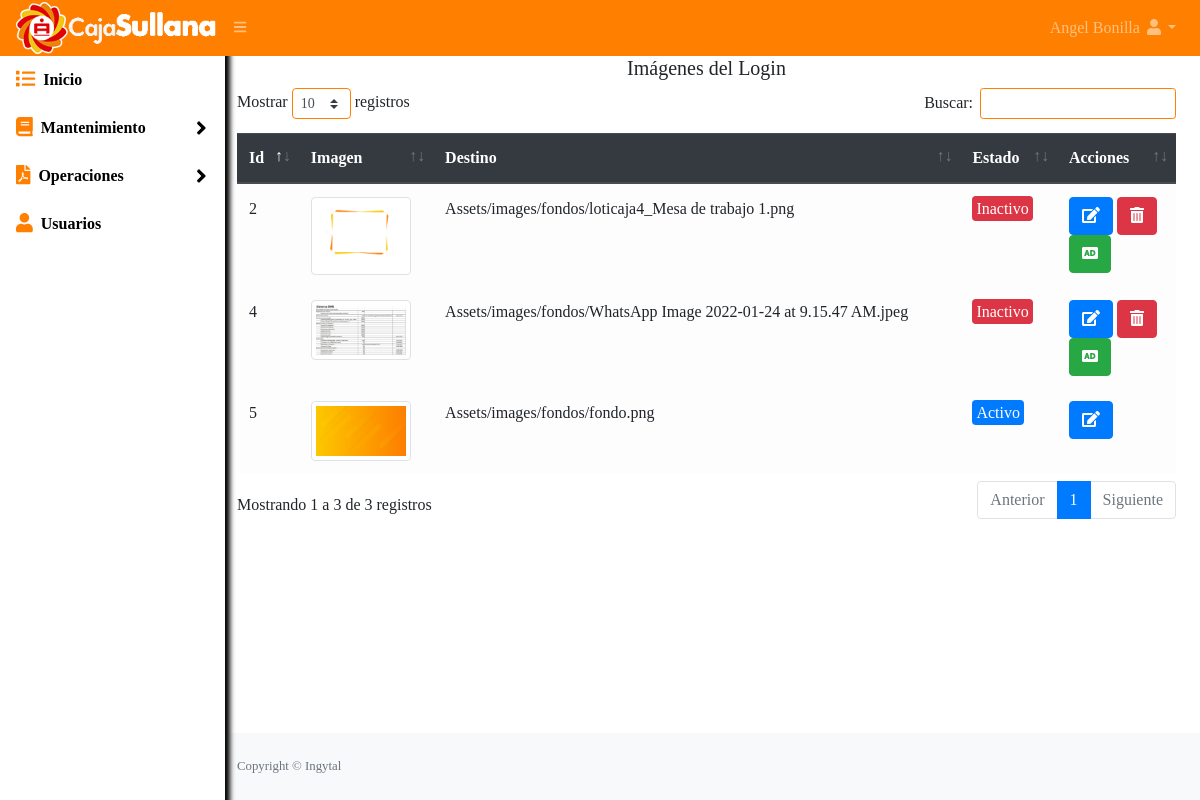
Page /fondos/listar (signed in) on the committed database.
### tables this page shows
CREATE TABLE `fondo` (
  `id` int(11) NOT NULL,
  `img` varchar(100) NOT NULL,
  `destino` varchar(300) NOT NULL,
  `estado` varchar(2) NOT NULL
);

### Libraries/Core/Views.php (called while the page is built)
<?php
class Views{
    function getView($controller, $view, $data="", $alert="", $config = "", $cliente = "")
    {
        $controller = get_class($controller);
        if ($controller == "Home") {
            $view = "Views/".$view.".php";
        }else{
            $view = "Views/" . $controller . "/" . $view . ".php";
        }
        require_once($view);
    }
}
?>

### Controller/Fondos.php (called while the page is built, shortened)
<?php
class Fondos extends Controllers
{
    public function listar()
    {
        $data = $this->model->selectFondos();
        $this->views->getView($this, "listar", $data);
    }
}

### index.php (called while the page is built, shortened)
<?php
require_once("Helpers/Helpers.php");
require_once("Libraries/Core/Load.php");
?>

### Libraries/Core/Mysql.php (called while the page is built, shortened)
<?php
class Mysql extends Conexion{
    private $conexion;
    function __construct()
    {
        $this->conexion = new Conexion();
        $this->conexion = $this->conexion->conect();
    }
    public function select_all(string $query){
        $this->strquery = $query;
        $result = $this->conexion->prepare($this->strquery);
        $result->execute();
        $data = $result->fetchall(PDO::FETCH_ASSOC);
        return $data;
    }
}
?>

### Libraries/Core/Conexion.php (called while the page is built)
<?php
class Conexion{
    private $conect;
    public function __construct()
    {
      $conexion = "mysql:host=".HOST.";dbname=".BD.";.CHARSET.";
      try {
          $this->conect = new PDO($conexion, DB_USER, PASS);
          $this->conect->setAttribute(PDO::ATTR_ERRMODE, PDO::ERRMODE_EXCEPTION,);
      } catch (PDOException $e) {
          $this->conect = "Error en la conexion";
          echo "Error: " . $e->getMessage();
      }
    }
    public function conect()
    {
        return $this->conect;
    }
}
?>

### Models/FondosModel.php (called while the page is built, shortened)
<?php
class FondosModel extends Mysql
{
    public function selectFondos()
    {
        $sql = "SELECT * FROM fondo";
        $res = $this->select_all($sql);
        return $res;
    }
}

### Helpers/Helpers.php (called while the page is built, shortened)
<?php
function base_url()
{
    return BASE_URL;
}
?>

### Views/fondos/listar.php (the view, shortened to what this page needs)
<div id="layoutSidenav_content">
  <main>
    <div class="container-fluid">
      <h5 class="text-center">Imágenes del Login</h5>
      <div class="row">
        <div class="col-lg-12">
          <div class="table-responsive">
            <table class="table table-light mt-4" id="table">
              <thead class="thead-dark">
                <tr>
                  <th>Id</th>
                  <th>Imagen</th>
                  <th>Destino</th>
                  <th>Estado</th>
                  <th>Acciones</th>
                </tr>
              </thead>
              <tbody>
                <?php foreach ($data as $autor) {
                  if ($autor['estado'] == 1) {
                    $estado = '<span class="badge-primary p-1 rounded">Activo</span>';
                  } else {
                    $estado = '<span class="badge-danger p-1 rounded">Inactivo</span>';
                  }
                ?>
                  <tr>
                    <td><?php echo $autor['id']; ?></td>
                    <td><img class="img-thumbnail" src="<?php echo base_url() ?>Assets/images/fondos/<?php echo $autor['img']; ?>" width="100"></td>
                    <td><?php echo $autor['destino']; ?></td>
                    <td><?php echo $estado; ?></td>
                    <td>
                      <a class="btn btn-primary" href="<?php echo base_url() ?>fondos/editar?id=<?php echo $autor['id'] ?>"><i class="fas fa-edit"></i></a>
                      <?php if ($autor['estado'] == 0) { ?>
                        <form method="post" action="<?php echo base_url() ?>fondos/eliminar" class="d-inline eliminar">
                          <button class="btn btn-danger" type="submit"><i class="fas fa-trash-alt"></i></button>
                        </form>
                        <form action="<?php echo base_url() ?>fondos/reingresar" method="post" class="d-inline reingresar">
                          <button type="submit" class="btn btn-success"><i class="fas fa-audio-description"></i></button>
                        </form>
                      <?php
                      }
                      ?>
                    </td>
                  </tr>
                <?php } ?>
              </tbody>
            </table>
          </div>
        </div>
      </div>
    </div>
  </main>

### rows in the picture
fondo: id "2", img (picture), destino "Assets/images/fondos/loticaja4_Mesa de trabajo 1.png", estado "Inactivo"
fondo: id "4", img (picture), destino "Assets/images/fondos/WhatsApp Image 2022-01-24 at 9.15.47 AM.jpeg", estado "Inactivo"
fondo: id "5", img (picture), destino "Assets/images/fondos/fondo.png", estado "Activo"

### other values in the picture
$_SESSION['nombre'] "Angel Bonilla"
